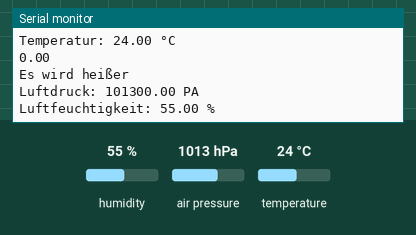
Simulated run of this sketch. Board: ESP32. On the bench: the last lines printed to the serial monitor. Inputs (shaded band) come from the test bench; at power-on: temperature 24 °C, humidity 55 %, air pressure 1013 hPa.

Above: at 2.2 s.
2.3 s: temperature set to 12 °C
At 4.1 s:
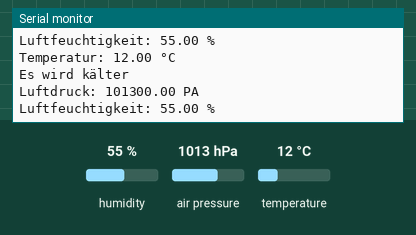
6.6 s: humidity set to 22 %
At 8.1 s:
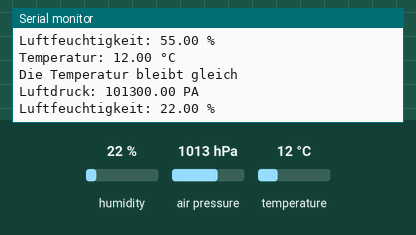
9.3 s: air pressure set to 952 hPa
At 12.1 s:
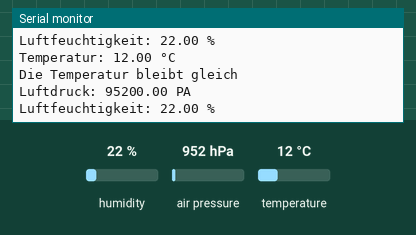

Measured:
- after the input at 2.3 s, the serial monitor: prints a new line after 0.77 s (image 1)
- after the input at 6.6 s, the serial monitor: prints a new line after 0.56 s (image 2)
- after the input at 9.3 s, the serial monitor: prints a new line after 1.9 s (image 3)

The sketch:

BME_PLAY.ino
```cpp
//Idee: Speichern der gemessenen Temperaturen. Ausgabe von "Es wird wärmer, es wird kälter"
//Perspistente Qeullen


#include <Adafruit_Sensor.h>
#include <Adafruit_BME280.h>

#define I2C_SCL 21
#define I2C_SDA 22

Adafruit_BME280 bme; // I2C

float oldTemperatur=0.0;

void setup() {


  Serial.begin(9600);
  delay(1000); // kurze Pause für den seriellen Monitor

  // I2C initialisieren
  Wire.begin(I2C_SDA, I2C_SCL);

  // BME280 initialisieren
  if (!bme.begin(0x76)) { // Standardadresse ist 0x76 oder 0x77
    Serial.println("BME280 nicht gefunden! Bitte Verkabelung prüfen.");
    while (1);
  }

  Serial.println("BME280 Sensor initialisiert.");
}

void loop() {
  float temperatur = bme.readTemperature(); // Temperatur in °C
  float pressure = bme.readPressure();
  float humidity= bme.readHumidity();

  Serial.print("Temperatur: ");
  Serial.print(temperatur);
  Serial.println(" °C");


  if(temperatur==oldTemperatur)
  {
    Serial.println("Die Temperatur bleibt gleich");
  }
  else if(temperatur>oldTemperatur)
  {
    Serial.println(oldTemperatur);
    Serial.println("Es wird heißer");
  }
  else
  {
    Serial.println("Es wird kälter");
  }
  oldTemperatur=temperatur;

  Serial.print("Luftdruck: ");
  Serial.print(pressure);
  Serial.println(" PA");

  Serial.print("Luftfeuchtigkeit: ");
  Serial.print(humidity);
  Serial.println(" %");


  delay(2000); // alle 2 Sekunden aktualisieren
}
```
